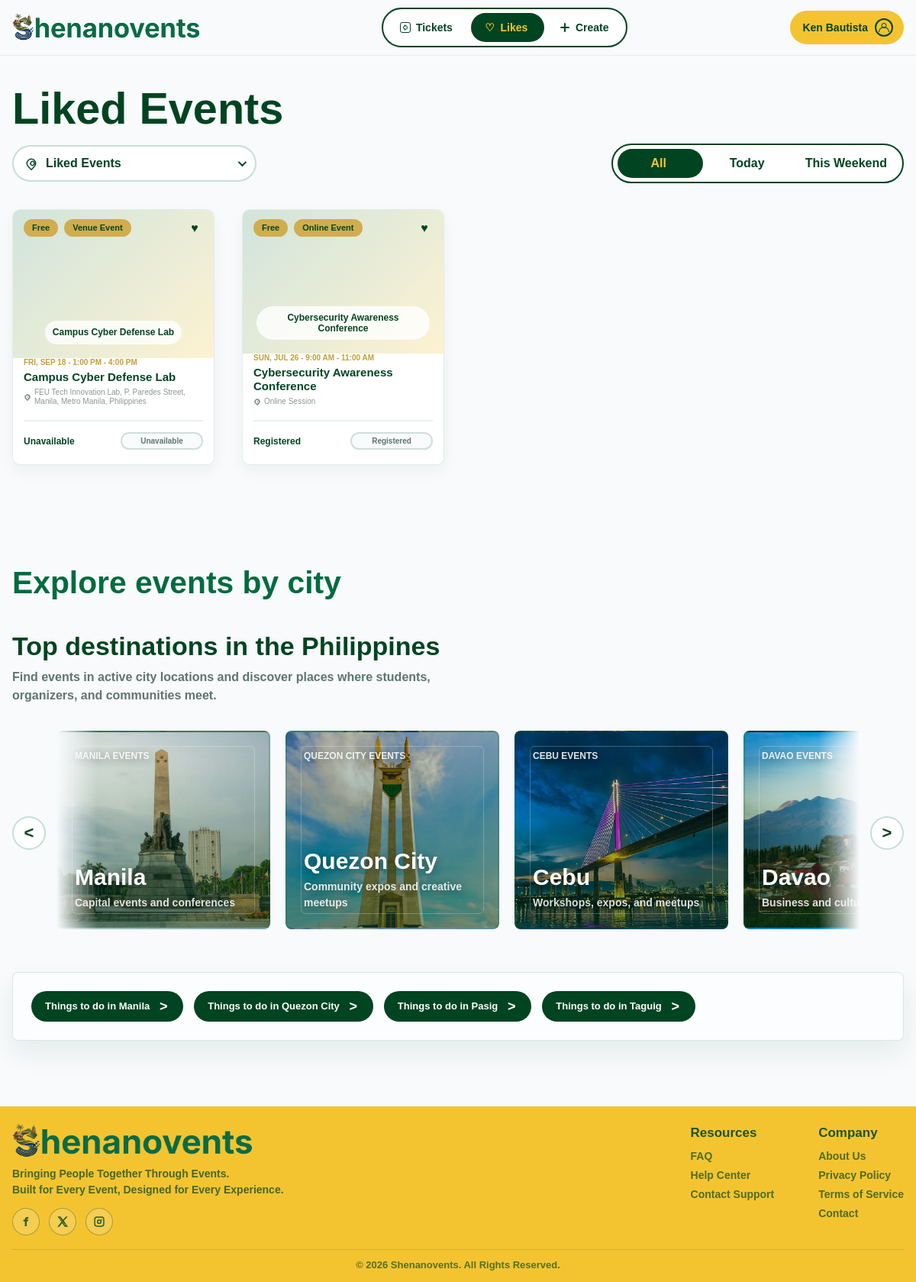
Screenshot of /participant/likes.php (signed in) with the database file from the repository.
### tables this page shows
CREATE TABLE liked_events (
    liked_event_id INT AUTO_INCREMENT PRIMARY KEY,
    user_id INT NOT NULL,
    event_id INT NOT NULL,
    created_at DATETIME NOT NULL DEFAULT CURRENT_TIMESTAMP,
    CONSTRAINT fk_liked_events_user
        FOREIGN KEY (user_id)
        REFERENCES users(user_id)
        ON UPDATE CASCADE
        ON DELETE CASCADE,
    CONSTRAINT fk_liked_events_event
        FOREIGN KEY (event_id)
        REFERENCES events(event_id)
        ON UPDATE CASCADE
        ON DELETE CASCADE,
    CONSTRAINT uq_user_liked_event
        UNIQUE (user_id, event_id)
);

CREATE TABLE events (
    event_id INT AUTO_INCREMENT PRIMARY KEY,
    event_title VARCHAR(150) NOT NULL,
    event_summary VARCHAR(255) NULL,
    event_description TEXT NOT NULL,
    event_tags VARCHAR(255) NULL,
    event_category VARCHAR(80) NULL,
    event_type VARCHAR(30) NOT NULL DEFAULT 'physical',
    event_location VARCHAR(150) NOT NULL,
    event_country VARCHAR(100) NOT NULL DEFAULT 'Philippines',
    event_province VARCHAR(100) NULL,
    event_city VARCHAR(100) NULL,
    event_address VARCHAR(255) NULL,
    event_venue VARCHAR(150) NULL,
    online_link VARCHAR(255) NULL,
    online_platform VARCHAR(100) NULL,
    event_date DATE NOT NULL,
    event_time TIME NOT NULL,
    event_end_time TIME NULL,
    capacity INT NOT NULL,
    banner_image VARCHAR(255) NULL,
    visibility VARCHAR(30) NOT NULL DEFAULT 'public',
    audience VARCHAR(100) NULL,
    private_access_key VARCHAR(20) NULL UNIQUE,
    publish_date DATE NULL,
    publish_time TIME NULL,
    status VARCHAR(30) NOT NULL DEFAULT 'open',
    created_by INT NOT NULL,
    created_at DATETIME NOT NULL DEFAULT CURRENT_TIMESTAMP,
    CONSTRAINT fk_events_created_by
        FOREIGN KEY (created_by)
        REFERENCES users(user_id)
        ON UPDATE CASCADE
        ON DELETE RESTRICT
);

### includes/participant-data.php (the view, shortened to what the rows shown need)
<?php
function participant_current_user_id()
{
    return (int) ($_SESSION['user_id'] ?? 0);
}
function participant_format_date($date)
{
    $timestamp = strtotime($date);
    return $timestamp ? date('M j, Y', $timestamp) : 'N/A';
}
function participant_format_time($time)
{
    $timestamp = strtotime($time);
    return $timestamp ? date('g:i A', $timestamp) : 'N/A';
}
function participant_time_filter($date)
{
    $event_timestamp = strtotime($date);
    $day_of_week = (int) date('N', $event_timestamp);
    return $day_of_week >= 6 ? 'weekend' : 'all';
}
function participant_event_is_available($status)
{
    return in_array(strtolower($status), ['open', 'published', 'approved', 'active'], true);
}
function participant_event_publish_is_active($event)
{
    $publish_date = trim((string) ($event['publish_date'] ?? ''));
    if ($publish_date === '') {
        return true;
    }
    $publish_time = trim((string) ($event['publish_time'] ?? '00:00:00'));
    $publish_timestamp = strtotime($publish_date . ' ' . ($publish_time !== '' ? $publish_time : '00:00:00'));
    return $publish_timestamp ? $publish_timestamp <= time() : true;
}
function participant_event_has_ended($event)
{
    $event_date = trim((string) ($event['event_date'] ?? ''));
    $end_time = trim((string) ($event['event_end_time'] ?? ''));
    $start_time = trim((string) ($event['event_time'] ?? '23:59:59'));
    $event_time = $end_time !== '' ? $end_time : $start_time;
    $event_timestamp = strtotime($event_date . ' ' . $event_time);
    return $event_timestamp ? $event_timestamp < time() : false;
}
function participant_event_registration_is_open($event, $user_id)
{
    return participant_event_is_available($event['status'] ?? '')
        && participant_event_publish_is_active($event)
        && !participant_event_has_ended($event)
        && participant_user_can_view_event($event, $user_id);
}
function participant_event_select_fields($alias = 'e')
{
    $prefix = $alias . '.';
    return $prefix . 'event_id, ' . $prefix . 'event_title, ' . $prefix . 'event_summary, '
        . $prefix . 'event_description, ' . $prefix . 'event_tags, ' . $prefix . 'event_category, '
        . $prefix . 'event_type, ' . $prefix . 'event_location, ' . $prefix . 'event_country, '
        . $prefix . 'event_province, ' . $prefix . 'event_city, ' . $prefix . 'event_address, '
        . $prefix . 'event_venue, ' . $prefix . 'online_link, ' . $prefix . 'online_platform, '
        . $prefix . 'event_date, ' . $prefix . 'event_time, ' . $prefix . 'event_end_time, '
        . $prefix . 'capacity, ' . $prefix . 'banner_image, ' . $prefix . 'visibility, '
        . $prefix . 'private_access_key, ' . $prefix . 'audience, ' . $prefix . 'publish_date, ' . $prefix . 'publish_time, '
        . $prefix . 'status, ' . $prefix . 'created_by, ' . $prefix . 'created_at';
}
function participant_render_event_image($event, $base_path = '../')
{
    $event_title = $event['event_title'] ?? 'Shenanovents event';
        ?>
    <div class="event-image-placeholder event-image-fallback">
        <span><?php echo htmlspecialchars($event_title, ENT_QUOTES, 'UTF-8'); ?></span>
    </div>
    <?php
}
function participant_event_type_label($event_type)
{
    $event_type = strtolower(trim((string) $event_type));
    if ($event_type === 'online') {
        return 'Online Event';
    }
    return 'Venue Event';
}
        ?>
    <?php
function participant_event_badge($status, $remaining_slots, $capacity)
{
    $capacity = (int) $capacity;
    $remaining_slots = (int) $remaining_slots;
    $registered_count = max(0, $capacity - max(0, $remaining_slots));
    return '';
}
function participant_registration_label($event)
{
    if (($event['current_user_registration_status'] ?? '') === 'registered') {
        return 'Registered';
    }
    if (!participant_event_registration_is_open($event, participant_current_user_id()) || (int) ($event['remaining_slots'] ?? 0) <= 0) {
        return 'Unavailable';
    }
    return 'Free Registration';
}
function participant_attendance_status_label($status)
{
    $status = strtolower(trim((string) $status));
    return ucwords(str_replace(['_', '-'], ' ', $status));
}
function participant_normalize_event_row($row)
{
    $capacity = (int) ($row['capacity'] ?? 0);
    $registered_count = (int) ($row['registered_count'] ?? 0);
    $event_type = strtolower(trim((string) ($row['event_type'] ?? '')));
    $event_category = strtolower(trim((string) ($row['event_category'] ?? '')));
    $start_time_text = participant_format_time($row['event_time'] ?? '');
    $end_time_text = !empty($row['event_end_time']) ? participant_format_time($row['event_end_time']) : '';
    $remaining_slots = max(0, $capacity - $registered_count);
    $row['registered_count'] = $registered_count;
    $row['remaining_slots'] = $remaining_slots;
    $row['date_text'] = participant_format_date($row['event_date']);
    $row['start_time_text'] = $start_time_text;
    $row['end_time_text'] = $end_time_text;
    $row['time_text'] = $end_time_text !== '' ? $start_time_text . ' - ' . $end_time_text : $start_time_text;
    $row['date_time'] = strtoupper(date('D, M j', strtotime($row['event_date']))) . ' - ' . strtoupper($row['time_text']);
    $row['time_filter'] = participant_time_filter($row['event_date']);
    $row['location_type'] = in_array($event_type, ['online', 'physical', 'tba'], true)
        ? $event_type
        : participant_event_location_type($row['event_location']);
    $row['event_type_label'] = participant_event_type_label($row['location_type']);
    $row['category'] = $event_category !== ''
        ? $event_category
        : participant_event_category($row['event_title'], $row['event_description'] . ' ' . ($row['event_tags'] ?? ''));
    $row['event_category'] = $row['category'];
    $row['event_country'] = trim((string) ($row['event_country'] ?? ''));
    $row['event_city'] = trim((string) ($row['event_city'] ?? ''));
    $row['event_province'] = trim((string) ($row['event_province'] ?? ''));
    $row['event_summary'] = trim((string) ($row['event_summary'] ?? ''));
    $row['banner_image'] = trim((string) ($row['banner_image'] ?? ''));
    $row['visibility'] = trim((string) ($row['visibility'] ?? 'public'));
    $row['private_access_key'] = trim((string) ($row['private_access_key'] ?? ''));
    $row['audience'] = trim((string) ($row['audience'] ?? ''));
    $row['status_badge'] = participant_event_badge($row['status'], $remaining_slots, $capacity);
    $row['registration_label'] = participant_registration_label($row);
    $row['organizer_name'] = trim(($row['organizer_first_name'] ?? '') . ' ' . ($row['organizer_last_name'] ?? ''));
    $row['current_user_liked'] = (int) ($row['current_user_liked'] ?? 0);
    $row['attendee_count'] = (int) ($row['attendee_count'] ?? 1);
    $row['attendance_code'] = trim((string) ($row['attendance_code'] ?? ''));
    $row['attendance_status'] = strtolower(trim((string) ($row['attendance_status'] ?? 'pending')));
    $row['attendance_status_label'] = participant_attendance_status_label($row['attendance_status']);
    $row['attendance_marked_at'] = $row['attendance_marked_at'] ?? null;
    return $row;
}
    ?>
    <?php
function participant_fetch_liked_events($conn, $user_id)
{
    $events = [];
    $event_fields = participant_event_select_fields('e');
    $sql = 'SELECT liked.liked_event_id, liked.created_at AS liked_at,
                   ' . $event_fields . ',
                   organizer.first_name AS organizer_first_name,
                   organizer.last_name AS organizer_last_name,
                   (SELECT COALESCE(SUM(active_reg.attendee_count), 0)
                    FROM registrations active_reg
                    WHERE active_reg.event_id = e.event_id
                    AND active_reg.registration_status = "registered") AS registered_count,
                   (SELECT user_reg.registration_status
                    FROM registrations user_reg
                    WHERE user_reg.event_id = e.event_id
                    AND user_reg.user_id = ?
                    LIMIT 1) AS current_user_registration_status,
                   1 AS current_user_liked
            FROM liked_events liked
            INNER JOIN events e ON e.event_id = liked.event_id
            INNER JOIN users organizer ON organizer.user_id = e.created_by
            WHERE liked.user_id = ?
            ORDER BY liked.created_at DESC';
    $stmt = mysqli_prepare($conn, $sql);
    mysqli_stmt_bind_param($stmt, 'ii', $user_id, $user_id);
    mysqli_stmt_execute($stmt);
    $result = mysqli_stmt_get_result($stmt);
    while ($row = mysqli_fetch_assoc($result)) {
        $events[] = participant_normalize_event_row($row);
    }
    return $events;
}
function participant_render_like_button($event)
{
    $is_liked = !empty($event['current_user_liked']);
    ?>
    <form class="event-like-form" action="" method="post" data-like-form>
        <button class="event-heart<?php echo $is_liked ? ' liked' : ''; ?>" type="submit" aria-label="<?php echo $is_liked ? 'Remove liked event' : 'Like event'; ?>" aria-pressed="<?php echo $is_liked ? 'true' : 'false'; ?>" data-like-button>
            <?php echo $is_liked ? '&#9829;' : '&#9825;'; ?>
        </button>
    </form>
    <?php
}
function participant_render_event_action($event, $mode = 'browse')
{
            ?>
            <?php
    if (($event['current_user_registration_status'] ?? '') === 'registered') {
        ?>
        <span class="event-register event-register-static">Registered</span>
        <?php
        return;
    }
    if (!participant_event_registration_is_open($event, participant_current_user_id()) || (int) ($event['remaining_slots'] ?? 0) <= 0) {
        ?>
        <span class="event-register event-register-static">Unavailable</span>
        <?php
        return;
    }
    ?>
    <?php
}
    ?>
    <?php
function participant_render_event_card($event, $mode = 'browse')
{
    $event_id = (int) ($event['event_id'] ?? 0);
    $title = $event['event_title'] ?? 'Untitled Event';
    $location = $event['event_location'] ?? 'Event location';
    $date_time = $event['date_time'] ?? 'Event date';
    $filter = $event['time_filter'] ?? 'all';
    $location_type = $event['location_type'] ?? participant_event_location_type($location);
    $category = $event['category'] ?? 'community';
    $registration_label = participant_registration_label($event);
    $details_href = 'event-details.php?event=' . $event_id;
    ?>
    <article class="event-card" role="link" tabindex="0" data-event-href="<?php echo htmlspecialchars($details_href, ENT_QUOTES, 'UTF-8'); ?>" data-event-filter="<?php echo htmlspecialchars($filter, ENT_QUOTES, 'UTF-8'); ?>" data-event-category="<?php echo htmlspecialchars($category, ENT_QUOTES, 'UTF-8'); ?>" data-event-location-type="<?php echo htmlspecialchars($location_type, ENT_QUOTES, 'UTF-8'); ?>" data-event-country="<?php echo htmlspecialchars($event['event_country'] ?? '', ENT_QUOTES, 'UTF-8'); ?>"<?php echo isset($event['registration_status']) ? ' data-registration-status="' . htmlspecialchars($event['registration_status'], ENT_QUOTES, 'UTF-8') . '"' : ''; ?> data-event-id="event-<?php echo $event_id; ?>" data-registration-event data-event-title="<?php echo htmlspecialchars($title, ENT_QUOTES, 'UTF-8'); ?>" data-event-date-time="<?php echo htmlspecialchars($date_time, ENT_QUOTES, 'UTF-8'); ?>" data-event-location="<?php echo htmlspecialchars($location, ENT_QUOTES, 'UTF-8'); ?>">
        <?php participant_render_event_image($event); ?>
        <div class="event-card-top">
            <div class="event-badges" aria-label="Event badges">
                <span class="event-badge">Free</span>
                <span class="event-badge"><?php echo htmlspecialchars($event['event_type_label'] ?? participant_event_type_label($location_type), ENT_QUOTES, 'UTF-8'); ?></span>
            </div>
            <?php if ($mode === 'browse'): ?>
                <?php participant_render_like_button($event); ?>
            <?php endif; ?>
        </div>
        <div class="event-meta">
            <div class="event-body">
                <p class="event-time"><?php echo htmlspecialchars($date_time, ENT_QUOTES, 'UTF-8'); ?></p>
                <h3><?php echo htmlspecialchars($title, ENT_QUOTES, 'UTF-8'); ?></h3>
                <p class="event-location">
                    <span class="icon icon-location" aria-hidden="true"></span>
                    <?php echo htmlspecialchars($location, ENT_QUOTES, 'UTF-8'); ?>
                </p>
            </div>
            <div class="event-bottom-row">
                <div class="event-ticket-meta">
                    <p class="event-registration-label"><?php echo htmlspecialchars($registration_label, ENT_QUOTES, 'UTF-8'); ?></p>
                </div>
                <?php participant_render_event_action($event, $mode); ?>
            </div>
        </div>
    </article>
    <?php
}
    ?>

### participant/likes.php (shortened to what the rows shown need)
<?php
require_once __DIR__ . '/../includes/participant-check.php';
require_once __DIR__ . '/../includes/participant-data.php';
$participant_id = participant_current_user_id();
$location_filter = $_GET['location'] ?? '';
$time_filter = $_GET['time'] ?? '';
$country_filter = trim($_GET['country'] ?? '');
$event_filters = participant_normalize_event_filters([
    'location' => $location_filter,
    'time' => $time_filter,
    'country' => $country_filter,
]);
$all_events = participant_fetch_liked_events($conn, $participant_id);
$all_events = participant_filter_event_items($all_events, $event_filters);
$pagination = participant_paginate_items($all_events, participant_current_page(), 8);
$events = $pagination['items'];
require_once __DIR__ . '/../includes/header.php';
?>
<section class="page-section listings-section" aria-labelledby="listingsTitle">
    <div class="explore-events-header">
        <h1 id="listingsTitle">Liked Events</h1>
    </div>
    <?php if (!empty($events)): ?>
        <div class="event-grid listings-grid">
            <?php foreach ($events as $event): ?>
                <?php participant_render_event_card($event, 'browse'); ?>
            <?php endforeach; ?>
        </div>
    <?php else: ?>
        <?php participant_render_empty_state('No liked events yet', 'Click the heart button on an event to save it here.', 'events.php', 'Browse Events'); ?>
    <?php endif; ?>
</section>
<section class="page-section popular-section" aria-labelledby="popularTitle">
    <div class="section-heading">
        <div>
            <h2 id="popularTitle">Explore events by city</h2>
        </div>
    </div>
</section>
<?php require_once __DIR__ . '/../includes/footer.php'; ?>

### rows the page displays
liked_events: event.event_title "Campus Cyber Defense Lab", event_type_label "Venue Event", date_time "FRI, SEP 18 - 1:00 PM - 4:00 PM", event.event_location "FEU Tech Innovation Lab, P. Paredes Street, Manila, Metro Manila, Philippines", event.event_end_time "Unavailable"
liked_events: event.event_title "Cybersecurity Awareness Conference", event_type_label "Online Event", date_time "SUN, JUL 26 - 9:00 AM - 11:00 AM", event.event_location "Online Session", registration_label "Registered"

### other values shown
$safe_display_user_name "Ken Bautista"
$location_label "Liked Events"
$destination['name'] "MANILA"
$destination['name'] "Manila"
$destination['label'] "Capital events and conferences"
$destination['name'] "QUEZON CITY"
$destination['name'] "Quezon City"
$destination['label'] "Community expos and creative meetups"
$destination['name'] "CEBU"
$destination['name'] "Cebu"
$destination['label'] "Workshops, expos, and meetups"
$destination['name'] "DAVAO"
$destination['name'] "Davao"
$destination['label'] "Business and…"
$city "Manila"
